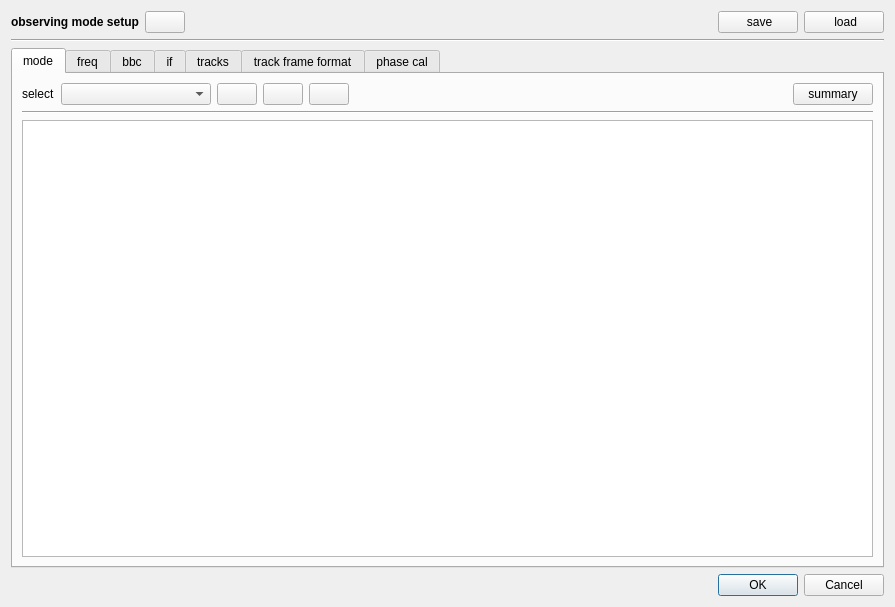
<?xml version="1.0" encoding="UTF-8"?>
<ui version="4.0">
 <class>ObsModeDialog</class>
 <widget class="QDialog" name="ObsModeDialog">
  <property name="geometry">
   <rect>
    <x>0</x>
    <y>0</y>
    <width>895</width>
    <height>607</height>
   </rect>
  </property>
  <property name="windowTitle">
   <string>Dialog</string>
  </property>
  <layout class="QVBoxLayout" name="verticalLayout">
   <item>
    <layout class="QHBoxLayout" name="horizontalLayout_10">
     <item>
      <widget class="QLabel" name="label_9">
       <property name="text">
        <string>&lt;html&gt;&lt;head/&gt;&lt;body&gt;&lt;p&gt;&lt;span style=&quot; font-weight:600;&quot;&gt;observing mode setup&lt;/span&gt;&lt;/p&gt;&lt;/body&gt;&lt;/html&gt;</string>
       </property>
      </widget>
     </item>
     <item>
      <widget class="QPushButton" name="pushButton_whatIsThis">
       <property name="text">
        <string/>
       </property>
       <property name="icon">
        <iconset resource="../myresources.qrc">
         <normaloff>:/icons/icons/help.png</normaloff>:/icons/icons/help.png</iconset>
       </property>
      </widget>
     </item>
     <item>
      <spacer name="horizontalSpacer_10">
       <property name="orientation">
        <enum>Qt::Horizontal</enum>
       </property>
       <property name="sizeHint" stdset="0">
        <size>
         <width>40</width>
         <height>20</height>
        </size>
       </property>
      </spacer>
     </item>
     <item>
      <widget class="QPushButton" name="pushButton_save">
       <property name="text">
        <string> save</string>
       </property>
       <property name="icon">
        <iconset resource="../myresources.qrc">
         <normaloff>:/icons/icons/document-export.png</normaloff>:/icons/icons/document-export.png</iconset>
       </property>
      </widget>
     </item>
     <item>
      <widget class="QPushButton" name="pushButton_load">
       <property name="text">
        <string> load</string>
       </property>
       <property name="icon">
        <iconset resource="../myresources.qrc">
         <normaloff>:/icons/icons/folder-open-5.png</normaloff>:/icons/icons/folder-open-5.png</iconset>
       </property>
      </widget>
     </item>
    </layout>
   </item>
   <item>
    <widget class="Line" name="line_8">
     <property name="orientation">
      <enum>Qt::Horizontal</enum>
     </property>
    </widget>
   </item>
   <item>
    <widget class="QTabWidget" name="tabWidget">
     <property name="currentIndex">
      <number>0</number>
     </property>
     <widget class="QWidget" name="mode">
      <attribute name="title">
       <string>mode</string>
      </attribute>
      <layout class="QVBoxLayout" name="verticalLayout_2">
       <item>
        <layout class="QHBoxLayout" name="horizontalLayout">
         <item>
          <widget class="QLabel" name="label">
           <property name="text">
            <string>select</string>
           </property>
          </widget>
         </item>
         <item>
          <widget class="QComboBox" name="comboBox_selectMode">
           <property name="minimumSize">
            <size>
             <width>150</width>
             <height>0</height>
            </size>
           </property>
          </widget>
         </item>
         <item>
          <widget class="QPushButton" name="pushButton_renameModeBlock">
           <property name="toolTip">
            <string>rename</string>
           </property>
           <property name="statusTip">
            <string>rename</string>
           </property>
           <property name="text">
            <string/>
           </property>
           <property name="icon">
            <iconset resource="../myresources.qrc">
             <normaloff>:/icons/icons/draw-line-2.png</normaloff>:/icons/icons/draw-line-2.png</iconset>
           </property>
          </widget>
         </item>
         <item>
          <widget class="QPushButton" name="pushButton_addMode">
           <property name="toolTip">
            <string>add new mode</string>
           </property>
           <property name="statusTip">
            <string>add new mode</string>
           </property>
           <property name="text">
            <string/>
           </property>
           <property name="icon">
            <iconset resource="../myresources.qrc">
             <normaloff>:/icons/icons/edit-add.png</normaloff>:/icons/icons/edit-add.png</iconset>
           </property>
          </widget>
         </item>
         <item>
          <widget class="QPushButton" name="pushButton_removeMode">
           <property name="toolTip">
            <string>remove selected mode</string>
           </property>
           <property name="statusTip">
            <string>remove selected mode</string>
           </property>
           <property name="text">
            <string/>
           </property>
           <property name="icon">
            <iconset resource="../myresources.qrc">
             <normaloff>:/icons/icons/edit-delete-6.png</normaloff>:/icons/icons/edit-delete-6.png</iconset>
           </property>
          </widget>
         </item>
         <item>
          <spacer name="horizontalSpacer">
           <property name="orientation">
            <enum>Qt::Horizontal</enum>
           </property>
           <property name="sizeHint" stdset="0">
            <size>
             <width>40</width>
             <height>20</height>
            </size>
           </property>
          </spacer>
         </item>
         <item>
          <widget class="QPushButton" name="pushButton_summary">
           <property name="text">
            <string>summary</string>
           </property>
          </widget>
         </item>
        </layout>
       </item>
       <item>
        <widget class="Line" name="line">
         <property name="orientation">
          <enum>Qt::Horizontal</enum>
         </property>
        </widget>
       </item>
       <item>
        <widget class="QTableView" name="tableView_mode"/>
       </item>
      </layout>
     </widget>
     <widget class="QWidget" name="freq">
      <attribute name="title">
       <string>freq</string>
      </attribute>
      <layout class="QVBoxLayout" name="verticalLayout_3">
       <item>
        <layout class="QHBoxLayout" name="horizontalLayout_2">
         <item>
          <widget class="QLabel" name="label_2">
           <property name="text">
            <string>select</string>
           </property>
          </widget>
         </item>
         <item>
          <widget class="QComboBox" name="comboBox_selectFreqBlock">
           <property name="minimumSize">
            <size>
             <width>150</width>
             <height>0</height>
            </size>
           </property>
          </widget>
         </item>
         <item>
          <widget class="QPushButton" name="pushButton_renameFreqBlock">
           <property name="toolTip">
            <string>rename</string>
           </property>
           <property name="statusTip">
            <string>rename</string>
           </property>
           <property name="text">
            <string/>
           </property>
           <property name="icon">
            <iconset resource="../myresources.qrc">
             <normaloff>:/icons/icons/draw-line-2.png</normaloff>:/icons/icons/draw-line-2.png</iconset>
           </property>
          </widget>
         </item>
         <item>
          <widget class="QPushButton" name="pushButton_addFreqBlock">
           <property name="toolTip">
            <string>add new frequency block</string>
           </property>
           <property name="statusTip">
            <string>add new frequency block</string>
           </property>
           <property name="whatsThis">
            <string/>
           </property>
           <property name="text">
            <string/>
           </property>
           <property name="icon">
            <iconset resource="../myresources.qrc">
             <normaloff>:/icons/icons/edit-add.png</normaloff>:/icons/icons/edit-add.png</iconset>
           </property>
          </widget>
         </item>
         <item>
          <widget class="QPushButton" name="pushButton_removeFreqBlock">
           <property name="toolTip">
            <string>remove selected frequency block</string>
           </property>
           <property name="statusTip">
            <string>remove selected frequency block</string>
           </property>
           <property name="text">
            <string/>
           </property>
           <property name="icon">
            <iconset resource="../myresources.qrc">
             <normaloff>:/icons/icons/edit-delete-6.png</normaloff>:/icons/icons/edit-delete-6.png</iconset>
           </property>
          </widget>
         </item>
         <item>
          <spacer name="horizontalSpacer_2">
           <property name="orientation">
            <enum>Qt::Horizontal</enum>
           </property>
           <property name="sizeHint" stdset="0">
            <size>
             <width>40</width>
             <height>20</height>
            </size>
           </property>
          </spacer>
         </item>
         <item>
          <widget class="QLabel" name="label_11">
           <property name="text">
            <string>available bands:</string>
           </property>
          </widget>
         </item>
         <item>
          <widget class="QComboBox" name="comboBox_bands"/>
         </item>
         <item>
          <widget class="QPushButton" name="pushButton_addNewBand">
           <property name="text">
            <string/>
           </property>
           <property name="icon">
            <iconset resource="../myresources.qrc">
             <normaloff>:/icons/icons/edit-add.png</normaloff>:/icons/icons/edit-add.png</iconset>
           </property>
          </widget>
         </item>
         <item>
          <widget class="QPushButton" name="pushButton_removeBand">
           <property name="text">
            <string/>
           </property>
           <property name="icon">
            <iconset resource="../myresources.qrc">
             <normaloff>:/icons/icons/edit-delete-6.png</normaloff>:/icons/icons/edit-delete-6.png</iconset>
           </property>
          </widget>
         </item>
        </layout>
       </item>
       <item>
        <widget class="Line" name="line_2">
         <property name="orientation">
          <enum>Qt::Horizontal</enum>
         </property>
        </widget>
       </item>
       <item>
        <layout class="QHBoxLayout" name="horizontalLayout_3">
         <item>
          <widget class="QLabel" name="label_nrFreq">
           <property name="text">
            <string>number of channels: </string>
           </property>
          </widget>
         </item>
         <item>
          <widget class="QPushButton" name="pushButton_defineChannel">
           <property name="toolTip">
            <string>define new channel</string>
           </property>
           <property name="statusTip">
            <string>define new channel</string>
           </property>
           <property name="text">
            <string/>
           </property>
           <property name="icon">
            <iconset resource="../myresources.qrc">
             <normaloff>:/icons/icons/edit-add.png</normaloff>:/icons/icons/edit-add.png</iconset>
           </property>
          </widget>
         </item>
         <item>
          <widget class="QPushButton" name="pushButton_removeChannel">
           <property name="toolTip">
            <string>remove selected channel</string>
           </property>
           <property name="statusTip">
            <string>remove selected channel</string>
           </property>
           <property name="text">
            <string/>
           </property>
           <property name="icon">
            <iconset resource="../myresources.qrc">
             <normaloff>:/icons/icons/edit-delete-6.png</normaloff>:/icons/icons/edit-delete-6.png</iconset>
           </property>
          </widget>
         </item>
         <item>
          <spacer name="horizontalSpacer_3">
           <property name="orientation">
            <enum>Qt::Horizontal</enum>
           </property>
           <property name="sizeHint" stdset="0">
            <size>
             <width>40</width>
             <height>20</height>
            </size>
           </property>
          </spacer>
         </item>
        </layout>
       </item>
       <item>
        <widget class="QTableView" name="tableView_freq"/>
       </item>
      </layout>
     </widget>
     <widget class="QWidget" name="bbc">
      <attribute name="title">
       <string>bbc</string>
      </attribute>
      <layout class="QVBoxLayout" name="verticalLayout_4">
       <item>
        <layout class="QHBoxLayout" name="horizontalLayout_5">
         <item>
          <widget class="QLabel" name="label_3">
           <property name="text">
            <string>select</string>
           </property>
          </widget>
         </item>
         <item>
          <widget class="QComboBox" name="comboBox_selectBbcBlock">
           <property name="minimumSize">
            <size>
             <width>150</width>
             <height>0</height>
            </size>
           </property>
          </widget>
         </item>
         <item>
          <widget class="QPushButton" name="pushButton_renameBbcBlock">
           <property name="toolTip">
            <string>rename</string>
           </property>
           <property name="statusTip">
            <string>rename</string>
           </property>
           <property name="text">
            <string/>
           </property>
           <property name="icon">
            <iconset resource="../myresources.qrc">
             <normaloff>:/icons/icons/draw-line-2.png</normaloff>:/icons/icons/draw-line-2.png</iconset>
           </property>
          </widget>
         </item>
         <item>
          <widget class="QPushButton" name="pushButton_addBbcBlock">
           <property name="toolTip">
            <string>add new BBC block</string>
           </property>
           <property name="statusTip">
            <string>add new BBC block</string>
           </property>
           <property name="text">
            <string/>
           </property>
           <property name="icon">
            <iconset resource="../myresources.qrc">
             <normaloff>:/icons/icons/edit-add.png</normaloff>:/icons/icons/edit-add.png</iconset>
           </property>
          </widget>
         </item>
         <item>
          <widget class="QPushButton" name="pushButton_removeBbcBlock">
           <property name="toolTip">
            <string>remove selected BBC block</string>
           </property>
           <property name="statusTip">
            <string>remove selected BBC block</string>
           </property>
           <property name="text">
            <string/>
           </property>
           <property name="icon">
            <iconset resource="../myresources.qrc">
             <normaloff>:/icons/icons/edit-delete-6.png</normaloff>:/icons/icons/edit-delete-6.png</iconset>
           </property>
          </widget>
         </item>
         <item>
          <spacer name="horizontalSpacer_5">
           <property name="orientation">
            <enum>Qt::Horizontal</enum>
           </property>
           <property name="sizeHint" stdset="0">
            <size>
             <width>40</width>
             <height>20</height>
            </size>
           </property>
          </spacer>
         </item>
        </layout>
       </item>
       <item>
        <widget class="Line" name="line_3">
         <property name="orientation">
          <enum>Qt::Horizontal</enum>
         </property>
        </widget>
       </item>
       <item>
        <layout class="QHBoxLayout" name="horizontalLayout_4">
         <item>
          <widget class="QLabel" name="label_nrBbcs">
           <property name="text">
            <string>number of assigned bbcs: </string>
           </property>
          </widget>
         </item>
         <item>
          <widget class="QPushButton" name="pushButton_assignBbc">
           <property name="toolTip">
            <string>assign new bbc</string>
           </property>
           <property name="statusTip">
            <string>assign new bbc</string>
           </property>
           <property name="text">
            <string/>
           </property>
           <property name="icon">
            <iconset resource="../myresources.qrc">
             <normaloff>:/icons/icons/edit-add.png</normaloff>:/icons/icons/edit-add.png</iconset>
           </property>
          </widget>
         </item>
         <item>
          <widget class="QPushButton" name="pushButton_removeBbc">
           <property name="toolTip">
            <string>remove selected bbc</string>
           </property>
           <property name="statusTip">
            <string>remove selected bbc</string>
           </property>
           <property name="text">
            <string/>
           </property>
           <property name="icon">
            <iconset resource="../myresources.qrc">
             <normaloff>:/icons/icons/edit-delete-6.png</normaloff>:/icons/icons/edit-delete-6.png</iconset>
           </property>
          </widget>
         </item>
         <item>
          <spacer name="horizontalSpacer_4">
           <property name="orientation">
            <enum>Qt::Horizontal</enum>
           </property>
           <property name="sizeHint" stdset="0">
            <size>
             <width>40</width>
             <height>20</height>
            </size>
           </property>
          </spacer>
         </item>
        </layout>
       </item>
       <item>
        <widget class="QTableView" name="tableView_bbc"/>
       </item>
      </layout>
     </widget>
     <widget class="QWidget" name="if_2">
      <attribute name="title">
       <string>if</string>
      </attribute>
      <layout class="QVBoxLayout" name="verticalLayout_5">
       <item>
        <layout class="QHBoxLayout" name="horizontalLayout_7">
         <item>
          <widget class="QLabel" name="label_4">
           <property name="text">
            <string>select</string>
           </property>
          </widget>
         </item>
         <item>
          <widget class="QComboBox" name="comboBox_selectIfBlock">
           <property name="minimumSize">
            <size>
             <width>150</width>
             <height>0</height>
            </size>
           </property>
          </widget>
         </item>
         <item>
          <widget class="QPushButton" name="pushButton_renameIfBlock">
           <property name="toolTip">
            <string>rename</string>
           </property>
           <property name="statusTip">
            <string>rename</string>
           </property>
           <property name="text">
            <string/>
           </property>
           <property name="icon">
            <iconset resource="../myresources.qrc">
             <normaloff>:/icons/icons/draw-line-2.png</normaloff>:/icons/icons/draw-line-2.png</iconset>
           </property>
          </widget>
         </item>
         <item>
          <widget class="QPushButton" name="pushButton_addIfBlock">
           <property name="toolTip">
            <string>add new IF block</string>
           </property>
           <property name="statusTip">
            <string>add new IF block</string>
           </property>
           <property name="text">
            <string/>
           </property>
           <property name="icon">
            <iconset resource="../myresources.qrc">
             <normaloff>:/icons/icons/edit-add.png</normaloff>:/icons/icons/edit-add.png</iconset>
           </property>
          </widget>
         </item>
         <item>
          <widget class="QPushButton" name="pushButton_removeIfBlock">
           <property name="toolTip">
            <string>remove selected IF block</string>
           </property>
           <property name="statusTip">
            <string>remove selected IF block</string>
           </property>
           <property name="text">
            <string/>
           </property>
           <property name="icon">
            <iconset resource="../myresources.qrc">
             <normaloff>:/icons/icons/edit-delete-6.png</normaloff>:/icons/icons/edit-delete-6.png</iconset>
           </property>
          </widget>
         </item>
         <item>
          <spacer name="horizontalSpacer_7">
           <property name="orientation">
            <enum>Qt::Horizontal</enum>
           </property>
           <property name="sizeHint" stdset="0">
            <size>
             <width>40</width>
             <height>20</height>
            </size>
           </property>
          </spacer>
         </item>
        </layout>
       </item>
       <item>
        <widget class="Line" name="line_4">
         <property name="orientation">
          <enum>Qt::Horizontal</enum>
         </property>
        </widget>
       </item>
       <item>
        <layout class="QHBoxLayout" name="horizontalLayout_6">
         <item>
          <widget class="QLabel" name="label_nrIfs">
           <property name="text">
            <string>number of if definitions: </string>
           </property>
          </widget>
         </item>
         <item>
          <widget class="QPushButton" name="pushButton_defineIf">
           <property name="toolTip">
            <string>define new IF</string>
           </property>
           <property name="statusTip">
            <string>define new IF</string>
           </property>
           <property name="text">
            <string/>
           </property>
           <property name="icon">
            <iconset resource="../myresources.qrc">
             <normaloff>:/icons/icons/edit-add.png</normaloff>:/icons/icons/edit-add.png</iconset>
           </property>
          </widget>
         </item>
         <item>
          <widget class="QPushButton" name="pushButton_removeIf">
           <property name="toolTip">
            <string>remove selected IF</string>
           </property>
           <property name="statusTip">
            <string>remove selected IF</string>
           </property>
           <property name="text">
            <string/>
           </property>
           <property name="icon">
            <iconset resource="../myresources.qrc">
             <normaloff>:/icons/icons/edit-delete-6.png</normaloff>:/icons/icons/edit-delete-6.png</iconset>
           </property>
          </widget>
         </item>
         <item>
          <spacer name="horizontalSpacer_6">
           <property name="orientation">
            <enum>Qt::Horizontal</enum>
           </property>
           <property name="sizeHint" stdset="0">
            <size>
             <width>40</width>
             <height>20</height>
            </size>
           </property>
          </spacer>
         </item>
        </layout>
       </item>
       <item>
        <widget class="QTableView" name="tableView_if"/>
       </item>
      </layout>
     </widget>
     <widget class="QWidget" name="tracks">
      <attribute name="title">
       <string>tracks</string>
      </attribute>
      <layout class="QVBoxLayout" name="verticalLayout_6">
       <item>
        <layout class="QHBoxLayout" name="horizontalLayout_9">
         <item>
          <widget class="QLabel" name="label_5">
           <property name="text">
            <string>select</string>
           </property>
          </widget>
         </item>
         <item>
          <widget class="QComboBox" name="comboBox_selectTracksBlock">
           <property name="minimumSize">
            <size>
             <width>150</width>
             <height>0</height>
            </size>
           </property>
          </widget>
         </item>
         <item>
          <widget class="QPushButton" name="pushButton_renameTracksBock">
           <property name="toolTip">
            <string>rename</string>
           </property>
           <property name="statusTip">
            <string>rename</string>
           </property>
           <property name="text">
            <string/>
           </property>
           <property name="icon">
            <iconset resource="../myresources.qrc">
             <normaloff>:/icons/icons/draw-line-2.png</normaloff>:/icons/icons/draw-line-2.png</iconset>
           </property>
          </widget>
         </item>
         <item>
          <widget class="QPushButton" name="pushButton_addTracksBlock">
           <property name="toolTip">
            <string>add new tracks block</string>
           </property>
           <property name="statusTip">
            <string>add new tracks block</string>
           </property>
           <property name="text">
            <string/>
           </property>
           <property name="icon">
            <iconset resource="../myresources.qrc">
             <normaloff>:/icons/icons/edit-add.png</normaloff>:/icons/icons/edit-add.png</iconset>
           </property>
          </widget>
         </item>
         <item>
          <widget class="QPushButton" name="pushButton_removeTracksBlock">
           <property name="toolTip">
            <string>remove selected tracks block</string>
           </property>
           <property name="statusTip">
            <string>remove selected tracks block</string>
           </property>
           <property name="text">
            <string/>
           </property>
           <property name="icon">
            <iconset resource="../myresources.qrc">
             <normaloff>:/icons/icons/edit-delete-6.png</normaloff>:/icons/icons/edit-delete-6.png</iconset>
           </property>
          </widget>
         </item>
         <item>
          <spacer name="horizontalSpacer_9">
           <property name="orientation">
            <enum>Qt::Horizontal</enum>
           </property>
           <property name="sizeHint" stdset="0">
            <size>
             <width>40</width>
             <height>20</height>
            </size>
           </property>
          </spacer>
         </item>
        </layout>
       </item>
       <item>
        <widget class="Line" name="line_5">
         <property name="orientation">
          <enum>Qt::Horizontal</enum>
         </property>
        </widget>
       </item>
       <item>
        <layout class="QHBoxLayout" name="horizontalLayout_8">
         <item>
          <widget class="QLabel" name="label_nrTracks">
           <property name="text">
            <string>number of fanouts: </string>
           </property>
          </widget>
         </item>
         <item>
          <widget class="QPushButton" name="pushButton_addFanout">
           <property name="toolTip">
            <string>add new fanout</string>
           </property>
           <property name="statusTip">
            <string>add new fanout</string>
           </property>
           <property name="text">
            <string/>
           </property>
           <property name="icon">
            <iconset resource="../myresources.qrc">
             <normaloff>:/icons/icons/edit-add.png</normaloff>:/icons/icons/edit-add.png</iconset>
           </property>
          </widget>
         </item>
         <item>
          <widget class="QPushButton" name="pushButton_removeFanout">
           <property name="toolTip">
            <string>remove selected fanout</string>
           </property>
           <property name="statusTip">
            <string>remove selected fanout</string>
           </property>
           <property name="text">
            <string/>
           </property>
           <property name="icon">
            <iconset resource="../myresources.qrc">
             <normaloff>:/icons/icons/edit-delete-6.png</normaloff>:/icons/icons/edit-delete-6.png</iconset>
           </property>
          </widget>
         </item>
         <item>
          <spacer name="horizontalSpacer_8">
           <property name="orientation">
            <enum>Qt::Horizontal</enum>
           </property>
           <property name="sizeHint" stdset="0">
            <size>
             <width>40</width>
             <height>20</height>
            </size>
           </property>
          </spacer>
         </item>
         <item>
          <widget class="QLabel" name="label_10">
           <property name="text">
            <string>fanout</string>
           </property>
          </widget>
         </item>
         <item>
          <widget class="QComboBox" name="comboBox">
           <item>
            <property name="text">
             <string>1:1</string>
            </property>
           </item>
           <item>
            <property name="text">
             <string>1:2</string>
            </property>
           </item>
           <item>
            <property name="text">
             <string>1:3</string>
            </property>
           </item>
           <item>
            <property name="text">
             <string>1:4</string>
            </property>
           </item>
          </widget>
         </item>
        </layout>
       </item>
       <item>
        <widget class="QTableView" name="tableView_tracks"/>
       </item>
      </layout>
     </widget>
     <widget class="QWidget" name="track_frame_format">
      <attribute name="title">
       <string>track frame format</string>
      </attribute>
      <layout class="QVBoxLayout" name="verticalLayout_7">
       <item>
        <layout class="QHBoxLayout" name="horizontalLayout_11">
         <item>
          <widget class="QLabel" name="label_6">
           <property name="text">
            <string>select</string>
           </property>
          </widget>
         </item>
         <item>
          <widget class="QComboBox" name="comboBox_selectTrackFrameFormat">
           <property name="minimumSize">
            <size>
             <width>150</width>
             <height>0</height>
            </size>
           </property>
          </widget>
         </item>
         <item>
          <widget class="QPushButton" name="pushButton_renameTrackFrameFormat">
           <property name="toolTip">
            <string>rename</string>
           </property>
           <property name="statusTip">
            <string>rename</string>
           </property>
           <property name="text">
            <string/>
           </property>
           <property name="icon">
            <iconset resource="../myresources.qrc">
             <normaloff>:/icons/icons/draw-line-2.png</normaloff>:/icons/icons/draw-line-2.png</iconset>
           </property>
          </widget>
         </item>
         <item>
          <widget class="QPushButton" name="pushButton_addTrackFrameFormat">
           <property name="toolTip">
            <string>add new track frame format block</string>
           </property>
           <property name="statusTip">
            <string>add new track frame format block</string>
           </property>
           <property name="text">
            <string/>
           </property>
           <property name="icon">
            <iconset resource="../myresources.qrc">
             <normaloff>:/icons/icons/edit-add.png</normaloff>:/icons/icons/edit-add.png</iconset>
           </property>
          </widget>
         </item>
         <item>
          <widget class="QPushButton" name="pushButton_removeTrackFrameFormatBlock">
           <property name="toolTip">
            <string>remove selected track frame format</string>
           </property>
           <property name="statusTip">
            <string>remove selected track frame format</string>
           </property>
           <property name="text">
            <string/>
           </property>
           <property name="icon">
            <iconset resource="../myresources.qrc">
             <normaloff>:/icons/icons/edit-delete-6.png</normaloff>:/icons/icons/edit-delete-6.png</iconset>
           </property>
          </widget>
         </item>
         <item>
          <spacer name="horizontalSpacer_11">
           <property name="orientation">
            <enum>Qt::Horizontal</enum>
           </property>
           <property name="sizeHint" stdset="0">
            <size>
             <width>40</width>
             <height>20</height>
            </size>
           </property>
          </spacer>
         </item>
        </layout>
       </item>
       <item>
        <widget class="Line" name="line_6">
         <property name="orientation">
          <enum>Qt::Horizontal</enum>
         </property>
        </widget>
       </item>
       <item>
        <spacer name="verticalSpacer">
         <property name="orientation">
          <enum>Qt::Vertical</enum>
         </property>
         <property name="sizeHint" stdset="0">
          <size>
           <width>20</width>
           <height>40</height>
          </size>
         </property>
        </spacer>
       </item>
      </layout>
     </widget>
     <widget class="QWidget" name="phace_cal">
      <attribute name="title">
       <string>phase cal</string>
      </attribute>
      <layout class="QVBoxLayout" name="verticalLayout_8">
       <item>
        <layout class="QHBoxLayout" name="horizontalLayout_13">
         <item>
          <widget class="QLabel" name="label_7">
           <property name="enabled">
            <bool>false</bool>
           </property>
           <property name="text">
            <string>select</string>
           </property>
          </widget>
         </item>
         <item>
          <widget class="QComboBox" name="comboBox_selectPhaseCal">
           <property name="enabled">
            <bool>false</bool>
           </property>
           <property name="minimumSize">
            <size>
             <width>150</width>
             <height>0</height>
            </size>
           </property>
          </widget>
         </item>
         <item>
          <widget class="QPushButton" name="pushButton_renamePhaseCal">
           <property name="enabled">
            <bool>false</bool>
           </property>
           <property name="toolTip">
            <string>rename</string>
           </property>
           <property name="statusTip">
            <string>rename</string>
           </property>
           <property name="text">
            <string/>
           </property>
           <property name="icon">
            <iconset resource="../myresources.qrc">
             <normaloff>:/icons/icons/draw-line-2.png</normaloff>:/icons/icons/draw-line-2.png</iconset>
           </property>
          </widget>
         </item>
         <item>
          <widget class="QPushButton" name="pushButton_addPhaseCalBlcok">
           <property name="enabled">
            <bool>false</bool>
           </property>
           <property name="toolTip">
            <string>add new phase cal block</string>
           </property>
           <property name="statusTip">
            <string>add new phase cal block</string>
           </property>
           <property name="text">
            <string/>
           </property>
           <property name="icon">
            <iconset resource="../myresources.qrc">
             <normaloff>:/icons/icons/edit-add.png</normaloff>:/icons/icons/edit-add.png</iconset>
           </property>
          </widget>
         </item>
         <item>
          <widget class="QPushButton" name="pushButton_removePhaseCalBlock">
           <property name="enabled">
            <bool>false</bool>
           </property>
           <property name="toolTip">
            <string>remove selected phase cal block</string>
           </property>
           <property name="statusTip">
            <string>remove selected phase cal block</string>
           </property>
           <property name="text">
            <string/>
           </property>
           <property name="icon">
            <iconset resource="../myresources.qrc">
             <normaloff>:/icons/icons/edit-delete-6.png</normaloff>:/icons/icons/edit-delete-6.png</iconset>
           </property>
          </widget>
         </item>
         <item>
          <spacer name="horizontalSpacer_13">
           <property name="orientation">
            <enum>Qt::Horizontal</enum>
           </property>
           <property name="sizeHint" stdset="0">
            <size>
             <width>40</width>
             <height>20</height>
            </size>
           </property>
          </spacer>
         </item>
        </layout>
       </item>
       <item>
        <widget class="Line" name="line_7">
         <property name="orientation">
          <enum>Qt::Horizontal</enum>
         </property>
        </widget>
       </item>
       <item>
        <layout class="QHBoxLayout" name="horizontalLayout_12">
         <item>
          <widget class="QLabel" name="label_12">
           <property name="enabled">
            <bool>false</bool>
           </property>
           <property name="text">
            <string>number of phase cal detections: </string>
           </property>
          </widget>
         </item>
         <item>
          <widget class="QPushButton" name="pushButton_addPhaceCalDetect">
           <property name="enabled">
            <bool>false</bool>
           </property>
           <property name="toolTip">
            <string>add phase cal detect</string>
           </property>
           <property name="statusTip">
            <string>add phase cal detect</string>
           </property>
           <property name="text">
            <string/>
           </property>
           <property name="icon">
            <iconset resource="../myresources.qrc">
             <normaloff>:/icons/icons/edit-add.png</normaloff>:/icons/icons/edit-add.png</iconset>
           </property>
          </widget>
         </item>
         <item>
          <widget class="QPushButton" name="pushButton_removePhaceCalDetect">
           <property name="enabled">
            <bool>false</bool>
           </property>
           <property name="toolTip">
            <string>remove selected phase cal detect</string>
           </property>
           <property name="statusTip">
            <string>remove selected phase cal detect</string>
           </property>
           <property name="text">
            <string/>
           </property>
           <property name="icon">
            <iconset resource="../myresources.qrc">
             <normaloff>:/icons/icons/edit-delete-6.png</normaloff>:/icons/icons/edit-delete-6.png</iconset>
           </property>
          </widget>
         </item>
         <item>
          <spacer name="horizontalSpacer_12">
           <property name="orientation">
            <enum>Qt::Horizontal</enum>
           </property>
           <property name="sizeHint" stdset="0">
            <size>
             <width>40</width>
             <height>20</height>
            </size>
           </property>
          </spacer>
         </item>
        </layout>
       </item>
       <item>
        <widget class="QTableView" name="tableView_phaceCal">
         <property name="enabled">
          <bool>false</bool>
         </property>
        </widget>
       </item>
       <item>
        <widget class="QLabel" name="label_nrphaseCal">
         <property name="text">
          <string/>
         </property>
         <property name="alignment">
          <set>Qt::AlignRight|Qt::AlignTrailing|Qt::AlignVCenter</set>
         </property>
        </widget>
       </item>
      </layout>
     </widget>
    </widget>
   </item>
   <item>
    <widget class="QDialogButtonBox" name="buttonBox">
     <property name="orientation">
      <enum>Qt::Horizontal</enum>
     </property>
     <property name="standardButtons">
      <set>QDialogButtonBox::Cancel|QDialogButtonBox::Ok</set>
     </property>
     <property name="centerButtons">
      <bool>false</bool>
     </property>
    </widget>
   </item>
  </layout>
 </widget>
 <resources>
  <include location="../myresources.qrc"/>
 </resources>
 <connections>
  <connection>
   <sender>buttonBox</sender>
   <signal>accepted()</signal>
   <receiver>ObsModeDialog</receiver>
   <slot>accept()</slot>
   <hints>
    <hint type="sourcelabel">
     <x>257</x>
     <y>597</y>
    </hint>
    <hint type="destinationlabel">
     <x>157</x>
     <y>274</y>
    </hint>
   </hints>
  </connection>
  <connection>
   <sender>buttonBox</sender>
   <signal>rejected()</signal>
   <receiver>ObsModeDialog</receiver>
   <slot>reject()</slot>
   <hints>
    <hint type="sourcelabel">
     <x>325</x>
     <y>597</y>
    </hint>
    <hint type="destinationlabel">
     <x>286</x>
     <y>274</y>
    </hint>
   </hints>
  </connection>
 </connections>
</ui>
